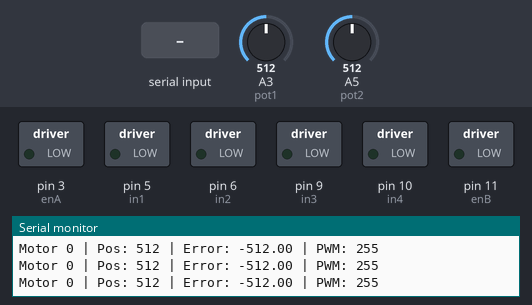
Simulated run of this sketch. Board: Arduino Uno, built with avr-gcc and run on an emulated ATmega328P. Shown: switched loads named in the sketch (green lamp = pin HIGH), the last lines printed to the serial monitor. The test bench sets the inputs (shaded band); at power-on: A3 (pot1) = 512, A5 (pot2) = 512.

Above: at 1.2 s.
1.3 s: "1:90\n" received over Serial
At 2.1 s:
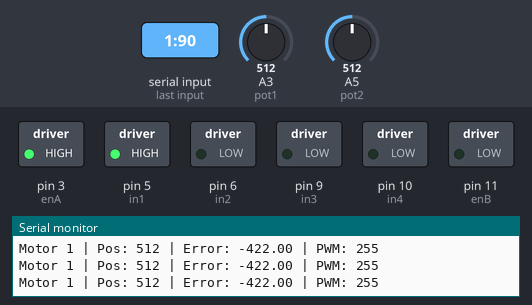
2.8 s: A3 (pot1) set to 208
At 3.9 s:
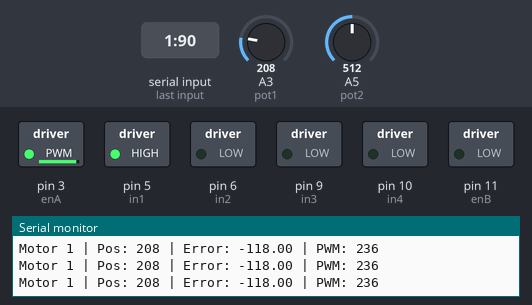
4.3 s: A3 (pot1) set to 181
At 4.9 s:
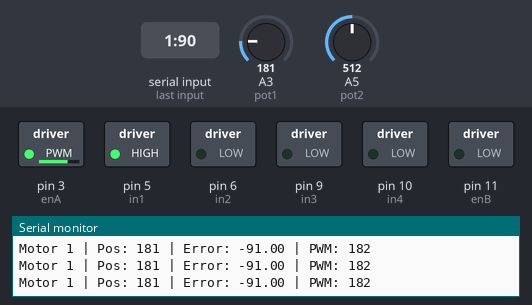
5.8 s: A3 (pot1) set to 0
At 6.5 s:
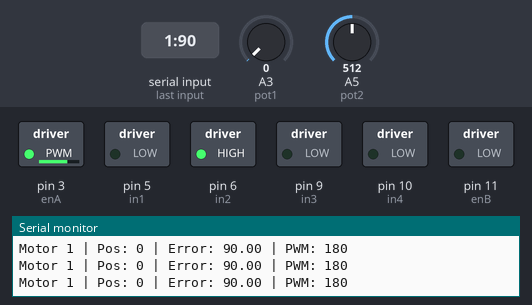
7.3 s: "1:90:45\n" received over Serial
At 8.7 s:
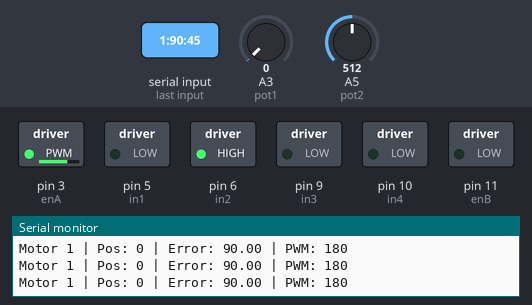
Timing chart, 0 to 10.3 s (numbered marks = the images above; inputs shaded):
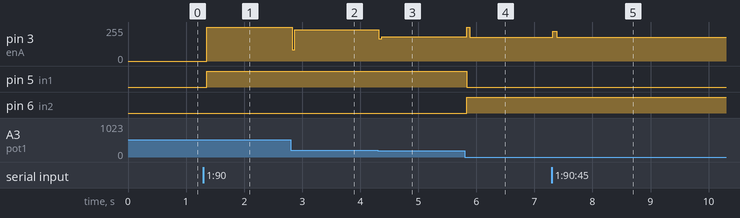

The sketch:

linearActuatorTesterPID.ino
```cpp
////////////////////////////////
// LINEAR ACTUATOR TESTER //////
// L298N + POT + PID ///////////
////////////////////////////////

// Motor 1 (A)
const int enA = 3;
const int in1 = 5;
const int in2 = 6;

// Motor 2 (B)
const int enB = 11;
const int in3 = 9;
const int in4 = 10;

// Potentiometers
int pot1 = A3;
int pot2 = A5;  // optional second actuator

// PID parameters (tune as needed)
float Kp = 2.0;
float Ki = 0.0;
float Kd = 0.5;

int targetMotor = 0;
int targetPos = 0;

float integral = 0;
float lastError = 0;

void setup() {
  Serial.begin(9600);

  pinMode(enA, OUTPUT);
  pinMode(in1, OUTPUT);
  pinMode(in2, OUTPUT);

  pinMode(enB, OUTPUT);
  pinMode(in3, OUTPUT);
  pinMode(in4, OUTPUT);

  pinMode(pot1, INPUT);
  pinMode(pot2, INPUT);

  stopMotor(1);
  stopMotor(2);

  Serial.println("Enter command: motor:position (e.g. 1:500)");
}

void loop() {
  // --- Read serial commands ---
  if (Serial.available()) {
    String input = Serial.readStringUntil('\n');
    input.trim();

    int colonIndex = input.indexOf(':');
    if (colonIndex != -1) {
      targetMotor = input.substring(0, colonIndex).toInt();
      targetPos = input.substring(colonIndex + 1).toInt();
      integral = 0;
      lastError = 0;
      Serial.print("Moving motor ");
      Serial.print(targetMotor);
      Serial.print(" to position ");
      Serial.println(targetPos);
    } else {
      Serial.println("Invalid command format. Use motor:position");
    }
  }

  // --- PID control loop ---
  int currentPos = (targetMotor == 1) ? analogRead(pot1) : analogRead(pot2);
  float error = targetPos - currentPos;
  integral += error;
  float derivative = error - lastError;
  float output = Kp * error + Ki * integral + Kd * derivative;
  lastError = error;

  int pwmOutput = constrain(abs(output), 0, 255);

  // --- Apply motor control ---
  if (targetMotor == 1) {
    if (error > 0) {
      digitalWrite(in1, LOW);
      digitalWrite(in2, HIGH);
    } else {
      digitalWrite(in1, HIGH);
      digitalWrite(in2, LOW);
    }
    analogWrite(enA, pwmOutput);
  } else if (targetMotor == 2) {
    if (error > 0) {
      analogWrite(in3, pwmOutput);
      digitalWrite(in4, LOW);
    } else {
      digitalWrite(in3, LOW);
      analogWrite(in4, pwmOutput);
    }
    analogWrite(enB, pwmOutput);
  }

  // Stop motor if within tolerance
  if (abs(error) < 3) {  // adjust tolerance
    stopMotor(targetMotor);
  }

  // Optional: print debug info
  Serial.print("Motor ");
  Serial.print(targetMotor);
  Serial.print(" | Pos: ");
  Serial.print(currentPos);
  Serial.print(" | Error: ");
  Serial.print(error);
  Serial.print(" | PWM: ");
  Serial.println(pwmOutput);

  delay(20);  // loop delay, adjust for responsiveness
}

void stopMotor(int motor) {
  if (motor == 1) {
    digitalWrite(in1, LOW);
    digitalWrite(in2, LOW);
    analogWrite(enA, 0);
  } else if (motor == 2) {
    digitalWrite(in3, LOW);
    digitalWrite(in4, LOW);
    analogWrite(enB, 0);
  }
}
```

Measured:
- the behaviour switches between 190 and 189 on A3 (pot1) (found by bisection; images 2 and 3)
- after the input at 1.3 s, pin 3 (enA): 0/255 → 255/255 after 0.06 s; pin 5 (in1): LOW → HIGH after 0.06 s
- after the input at 2.8 s, pin 3 (enA): 255/255 → 236/255 at once
- after the input at 4.3 s, pin 3 (enA): 236/255 → 182/255 at once
- after the input at 5.8 s, pin 3 (enA): 182/255 → 180/255 at once; pin 5 (in1): HIGH → LOW at once; pin 6 (in2): LOW → HIGH at once
- after the input at 7.3 s, pin 3 (enA): 180/255 → 225/255 at once, → 180/255 0.07 s later
